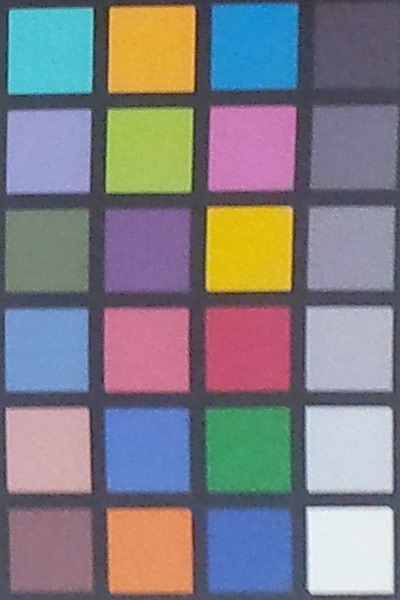
#> input picture IQA_Evaluation/ColorCheckerDetector&Calculate/original_input/IMG_20140613_203438standard.jpg, 400 x 600 px
$ python -i standardDetector_20240828173715.py   (imports and definitions only)
#> lines starting #> are read from the running program, lines starting #| are printed output that depends on the picture
### IQA_Evaluation/ColorCheckerDetector&Calculate/standardDetector.py
# 修改 main 函数中参数，运行可自动识别大部分情况下，在图片内存在的 Macbeth ColorChecker，并自动裁剪旋转至 6*4 状态展示
# 但在色卡被遮挡情况下可能识别不出
import cv2
import numpy as numpy
from operator import itemgetter
import math
from copy import deepcopy
from multiprocessing import Pool, Array, RawArray
import ctypes
import standardDetector
'''
This module implements a function called findStandard which works on cv2 images of 3 colors
findStandard takes one argument (the image) and outputs a projection of the standard.
It will run fairly slowly for large images at 6MP or higher. If the downsample flag is set to true it will downsample to X pixel width of 2000
It WILL fail when there are more than one standard in the picture.
It is fairly robust to even partially  covered or irregularly shaped standards to a small extent.
Running this module by itself will find the standard for all jpg files in the same folder and save them to disk in the same folder
'''
HIGH_MEMORY = True #this option enables multiprocessing to speed things up
MIN_DIST = 10 #beyond this dist two squares are not considered to be the same square
MAX_VECTERROR = 0.97 #cos theta > 0.9 where theta is the angle between the vectors
MAX_NORMALIZED_PERIMETER_ERROR = 0.4
MAX_NUMBER_SQUARES_FROM_MEAN = 4
standardColors = numpy.array(
[[[171, 191,  99],
        [ 41, 161, 229],
        [166, 136,   0],
        [ 50,  50,  50]],

[[176, 129, 130],
        [ 62, 189, 160],
        [150,  84, 188],
        [ 85,  84,  83]],

[[ 65, 108,  90],
        [105,  59,  91],
        [ 22, 200, 238],
        [121, 121, 120]],

[[157, 123,  93],
        [ 98,  84, 195],
        [ 56,  48, 176],
        [161, 161, 160]],

[[129, 149, 196],
        [168,  92,  72],
        [ 72, 149,  71],
        [201, 201, 200]],

[[ 67,  81, 115],
        [ 45, 123, 220],
        [147,  62,  43],
        [240, 245, 245]]]).astype(numpy.uint8)

labStandardColors = cv2.cvtColor(standardColors, cv2.COLOR_BGR2LAB).astype(numpy.float32)
labRotated = []
for i in range(0,4):
    labRotated.append(numpy.rot90(labStandardColors,-i))
#> further down, picture is the input picture: shape (600, 400, 3); mean B, G, R 134.4, 127.8, 130.2
    # print(f"Rotation {i}: shape = {numpy.rot90(labStandardColors,-i).shape}")
labRotated = numpy.array(labRotated, dtype=object)
class Square:
    def __init__(self):
        pass
    # [72 lines left out: function processContour, not called in this run]
def projectAonB(A, B):
    dist = numpy.sqrt(B[1]*B[1] + B[0]*B[0])
    return (A[1]*B[1] + A[0]*B[0]) / dist
colorYield = numpy.zeros((6,4))
# [6 lines left out: function calcDistance, not called in this run]
def initProcess(share):
    standardDetector.sharedlabimg_base = share
# [453 lines left out: functions findStandard, getRGBFromWarpedImage, putRGBOnStandard, not called in this run]

# [11 lines that do not run on import are left out]


### IQA_Evaluation/ColorCheckerDetector&Calculate/_history/standardDetector_20240828173715.py
import cv2
import numpy as numpy
from operator import itemgetter
import math
from copy import deepcopy
from multiprocessing import Pool, Array, RawArray
import ctypes
import standardDetector
'''
This module implements a function called findStandard which works on cv2 images of 3 colors
findStandard takes one argument (the image) and outputs a projection of the standard.
It will run fairly slowly for large images at 6MP or higher. If the downsample flag is set to true it will downsample to X pixel width of 2000
It WILL fail when there are more than one standard in the picture.
It is fairly robust to even partially  covered or irregularly shaped standards to a small extent.
Running this module by itself will find the standard for all jpg files in the same folder and save them to disk in the same folder
'''
HIGH_MEMORY = True #this option enables multiprocessing to speed things up
MIN_DIST = 10 #beyond this dist two squares are not considered to be the same square
MAX_VECTERROR = 0.97 #cos theta > 0.9 where theta is the angle between the vectors
MAX_NORMALIZED_PERIMETER_ERROR = 0.4
MAX_NUMBER_SQUARES_FROM_MEAN = 4
standardColors = numpy.array(
[[[171, 191,  99],
        [ 41, 161, 229],
        [166, 136,   0],
        [ 50,  50,  50]],

[[176, 129, 130],
        [ 62, 189, 160],
        [150,  84, 188],
        [ 85,  84,  83]],

[[ 65, 108,  90],
        [105,  59,  91],
        [ 22, 200, 238],
        [121, 121, 120]],

[[157, 123,  93],
        [ 98,  84, 195],
        [ 56,  48, 176],
        [161, 161, 160]],

[[129, 149, 196],
        [168,  92,  72],
        [ 72, 149,  71],
        [201, 201, 200]],

[[ 67,  81, 115],
        [ 45, 123, 220],
        [147,  62,  43],
        [240, 245, 245]]]).astype(numpy.uint8)

labStandardColors = cv2.cvtColor(standardColors, cv2.COLOR_BGR2LAB).astype(numpy.float32)
labRotated = []
# [2 lines not run here, left out]
    # print(f"Rotation {i}: shape = {numpy.rot90(labStandardColors,-i).shape}")
labRotated = numpy.array(labRotated, dtype=object)
class Square:
    def __init__(self):
        pass
    # [72 lines left out: function processContour, not called in this run]
def projectAonB(A, B):
    dist = numpy.sqrt(B[1]*B[1] + B[0]*B[0])
    return (A[1]*B[1] + A[0]*B[0]) / dist
colorYield = numpy.zeros((6,4))
# [6 lines left out: function calcDistance, not called in this run]
def initProcess(share):
    standardDetector.sharedlabimg_base = share
def findStandard(img, downSample=True):
#> called with downSample = True
    print('Downsample')
    if downSample:

        s = img.shape
#> s = (600, 400, 3)
        img = cv2.resize(img, (int(s[1] * 2560 / s[0]), 2560))


    total = numpy.zeros(img.shape).astype(numpy.uint8)

    labimg = cv2.cvtColor(img, cv2.COLOR_BGR2LAB).astype(numpy.float32)
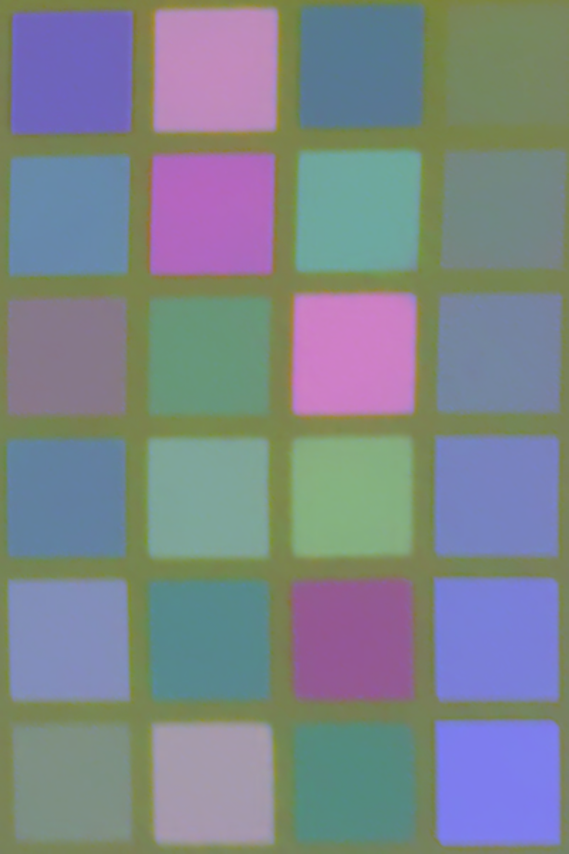
#> labimg: shape (2560, 1706, 3) float32 (shown at 1/3 size); mean of channels 0, 1, 2 139.3, 130.9, 126.7; drawn as B, G, R

    thresh = 200
    margin = 0.2 #black in between line on the standard is roughly 0.2 of the square width
    squares = []
    output = numpy.copy(img)
    #gen circular mask for houghGrid
    a, b = 30,30
    rad = 30
    y,x = numpy.ogrid[-a:61-a, -b:61-b]
    mask = x*x + y*y <= rad*rad
    horizontalOffsets = []
    verticalOffsets = []
    #for calculating orientation
    if HIGH_MEMORY:

        size = labimg.size
#> size = 13102080
        print(labimg.size, labimg.shape)
#| 13102080 (2560, 1706, 3)
#> (the run stopped early here; a loop or call above may not have finished)
